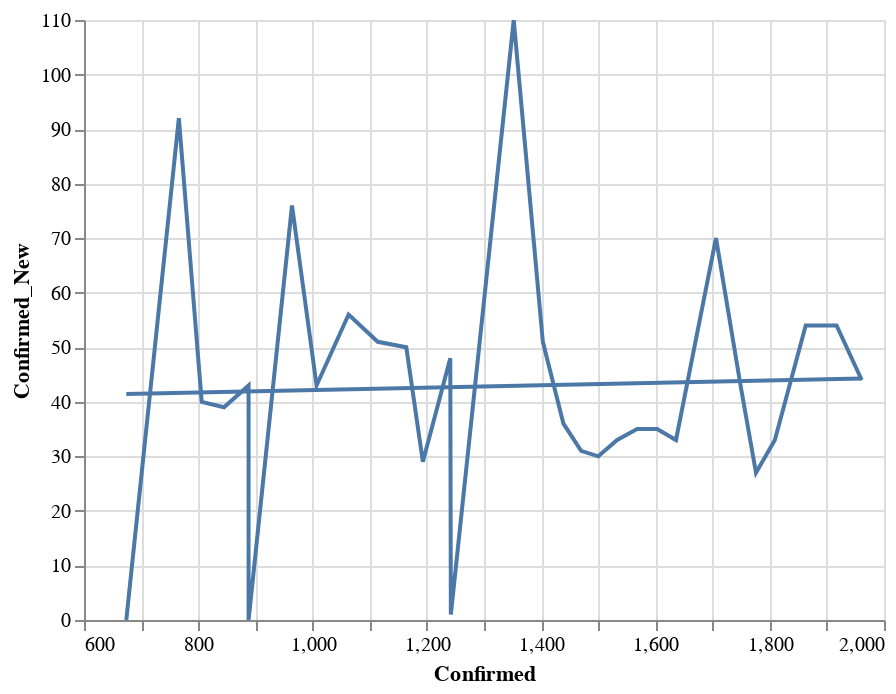

The code cell stored with this chart in its notebook:
### Code cell
data = county_data('CA')
state = alt.Chart(data[data['County'] == 'Alameda'].sort_values('Date').tail(30)).mark_line().encode(
    x='Confirmed:Q',
    y='Confirmed_New:Q'
)
reg = state.transform_regression("Confirmed", "Confirmed_New", method="linear").mark_line()
(state+reg).interactive()

### Figure 1 — Vega-Lite specification as saved in the notebook (floating-point values rounded to 4 significant figures)
{"config": {"view": {"continuousWidth": 400, "continuousHeight": 300}}, "layer": [{"mark": "line", "encoding": {"x": {"type": "quantitative", "field": "Confirmed"}, "y": {"type": "quantitative", "field": "Confirmed_New"}}, "selection": {"selector027": {"type": "interval", "bind": "scales", "encodings": ["x", "y"]}}}, {"mark": "line", "encoding": {"x": {"type": "quantitative", "field": "Confirmed"}, "y": {"type": "quantitative", "field": "Confirmed_New"}}, "transform": [{"on": "Confirmed", "regression": "Confirmed_New", "method": "linear"}]}], "data": {"name": "data-596e31fe30a61b7772ce0ba820cafb29"}, "$schema": "https://vega.github.io/schema/vega-lite/v4.0.2.json", "datasets": {"data-596e31fe30a61b7772ce0ba820cafb29": [{"County": "Alameda", "Date": "04-09-2020", "Confirmed": 674.0, "Deaths": 16.0, "Recovered": 0.0, "Confirmed_New": 0.0, "Deaths_New": 0.0, "Recovered_New": 0.0, "Active": 658.0}, {"County": "Alameda", "Date": "04-10-2020", "Confirmed": 766.0, "Deaths": 20.0, "Recovered": 0.0, "Confirmed_New": 92.0, "Deaths_New": 4.0, "Recovered_New": 0.0, "Active": 746.0}, {"County": "Alameda", "Date": "04-11-2020", "Confirmed": 806.0, "Deaths": 21.0, "Recovered": 0.0, "Confirmed_New": 40.0, "Deaths_New": 1.0, "Recovered_New": 0.0, "Active": 785.0}, {"County": "Alameda", "Date": "04-12-2020", "Confirmed": 845.0, "Deaths": 23.0, "Recovered": 0.0, "Confirmed_New": 39.0, "Deaths_New": 2.0, "Recovered_New": 0.0, "Active": 822.0}, {"County": "Alameda", "Date": "04-13-2020", "Confirmed": 888.0, "Deaths": 23.0, "Recovered": 0.0, "Confirmed_New": 43.0, "Deaths_New": 0.0, "Recovered_New": 0.0, "Active": 865.0}, {"County": "Alameda", "Date": "04-14-2020", "Confirmed": 888.0, "Deaths": 23.0, "Recovered": 0.0, "Confirmed_New": 0.0, "Deaths_New": 0.0, "Recovered_New": 0.0, "Active": 865.0}, {"County": "Alameda", "Date": "04-15-2020", "Confirmed": 964.0, "Deaths": 36.0, "Recovered": 0.0, "Confirmed_New": 76.0, "Deaths_New": 13.0, "Recovered_New": 0.0, "Active": 928.0}, {"County": "Alameda", "Date": "04-16-2020", "Confirmed": 1007.0, "Deaths": 39.0, "Recovered": 0.0, "Confirmed_New": 43.0, "Deaths_New": 3.0, "Recovered_New": 0.0, "Active": 968.0}, {"County": "Alameda", "Date": "04-17-2020", "Confirmed": 1063.0, "Deaths": 40.0, "Recovered": 0.0, "Confirmed_New": 56.0, "Deaths_New": 1.0, "Recovered_New": 0.0, "Active": 1023.0}, {"County": "Alameda", "Date": "04-18-2020", "Confirmed": 1114.0, "Deaths": 41.0, "Recovered": 0.0, "Confirmed_New": 51.0, "Deaths_New": 1.0, "Recovered_New": 0.0, "Active": 1073.0}, {"County": "Alameda", "Date": "04-19-2020", "Confirmed": 1164.0, "Deaths": 42.0, "Recovered": 0.0, "Confirmed_New": 50.0, "Deaths_New": 1.0, "Recovered_New": 0.0, "Active": 1122.0}, {"County": "Alameda", "Date": "04-20-2020", "Confirmed": 1193.0, "Deaths": 42.0, "Recovered": 0.0, "Confirmed_New": 29.0, "Deaths_New": 0.0, "Recovered_New": 0.0, "Active": 1151.0}, {"County": "Alameda", "Date": "04-21-2020", "Confirmed": 1241.0, "Deaths": 43.0, "Recovered": 0.0, "Confirmed_New": 48.0, "Deaths_New": 1.0, "Recovered_New": 0.0, "Active": 1198.0}, {"County": "Alameda", "Date": "04-22-2020", "Confirmed": 1242.0, "Deaths": 43.0, "Recovered": 0.0, "Confirmed_New": 1.0, "Deaths_New": 0.0, "Recovered_New": 0.0, "Active": 1199.0}, {"County": "Alameda", "Date": "04-23-2020", "Confirmed": 1352.0, "Deaths": 46.0, "Recovered": 0.0, "Confirmed_New": 110.0, "Deaths_New": 3.0, "Recovered_New": 0.0, "Active": 1306.0}, {"County": "Alameda", "Date": "04-24-2020", "Confirmed": 1403.0, "Deaths": 48.0, "Recovered": 0.0, "Confirmed_New": 51.0, "Deaths_New": 2.0, "Recovered_New": 0.0, "Active": 1355.0}, {"County": "Alameda", "Date": "04-25-2020", "Confirmed": 1439.0, "Deaths": 52.0, "Recovered": 0.0, "Confirmed_New": 36.0, "Deaths_New": 4.0, "Recovered_New": 0.0, "Active": 1387.0}, {"County": "Alameda", "Date": "04-26-2020", "Confirmed": 1470.0, "Deaths": 52.0, "Recovered": 0.0, "Confirmed_New": 31.0, "Deaths_New": 0.0, "Recovered_New": 0.0, "Active": 1418.0}, {"County": "Alameda", "Date": "04-27-2020", "Confirmed": 1500.0, "Deaths": 52.0, "Recovered": 0.0, "Confirmed_New": 30.0, "Deaths_New": 0.0, "Recovered_New": 0.0, "Active": 1448.0}, {"County": "Alameda", "Date": "04-28-2020", "Confirmed": 1533.0, "Deaths": 55.0, "Recovered": 0.0, "Confirmed_New": 33.0, "Deaths_New": 3.0, "Recovered_New": 0.0, "Active": 1478.0}, {"County": "Alameda", "Date": "04-29-2020", "Confirmed": 1568.0, "Deaths": 57.0, "Recovered": 0.0, "Confirmed_New": 35.0, "Deaths_New": 2.0, "Recovered_New": 0.0, "Active": 1511.0}, {"County": "Alameda", "Date": "04-30-2020", "Confirmed": 1603.0, "Deaths": 60.0, "Recovered": 0.0, "Confirmed_New": 35.0, "Deaths_New": 3.0, "Recovered_New": 0.0, "Active": 1543.0}, {"County": "Alameda", "Date": "05-01-2020", "Confirmed": 1636.0, "Deaths": 62.0, "Recovered": 0.0, "Confirmed_New": 33.0, "Deaths_New": 2.0, "Recovered_New": 0.0, "Active": 1574.0}, {"County": "Alameda", "Date": "05-02-2020", "Confirmed": 1706.0, "Deaths": 63.0, "Recovered": 0.0, "Confirmed_New": 70.0, "Deaths_New": 1.0, "Recovered_New": 0.0, "Active": 1643.0}, {"County": "Alameda", "Date": "05-03-2020", "Confirmed": 1749.0, "Deaths": 63.0, "Recovered": 0.0, "Confirmed_New": 43.0, "Deaths_New": 0.0, "Recovered_New": 0.0, "Active": 1686.0}, {"County": "Alameda", "Date": "05-04-2020", "Confirmed": 1776.0, "Deaths": 63.0, "Recovered": 0.0, "Confirmed_New": 27.0, "Deaths_New": 0.0, "Recovered_New": 0.0, "Active": 1713.0}, {"County": "Alameda", "Date": "05-05-2020", "Confirmed": 1809.0, "Deaths": 66.0, "Recovered": 0.0, "Confirmed_New": 33.0, "Deaths_New": 3.0, "Recovered_New": 0.0, "Active": 1743.0}, {"County": "Alameda", "Date": "05-06-2020", "Confirmed": 1863.0, "Deaths": 66.0, "Recovered": 0.0, "Confirmed_New": 54.0, "Deaths_New": 0.0, "Recovered_New": 0.0, "Active": 1797.0}, {"County": "Alameda", "Date": "05-07-2020", "Confirmed": 1917.0, "Deaths": 67.0, "Recovered": 0.0, "Confirmed_New": 54.0, "Deaths_New": 1.0, "Recovered_New": 0.0, "Active": 1850.0}, {"County": "Alameda", "Date": "05-08-2020", "Confirmed": 1961.0, "Deaths": 70.0, "Recovered": 0.0, "Confirmed_New": 44.0, "Deaths_New": 3.0, "Recovered_New": 0.0, "Active": 1891.0}]}}
